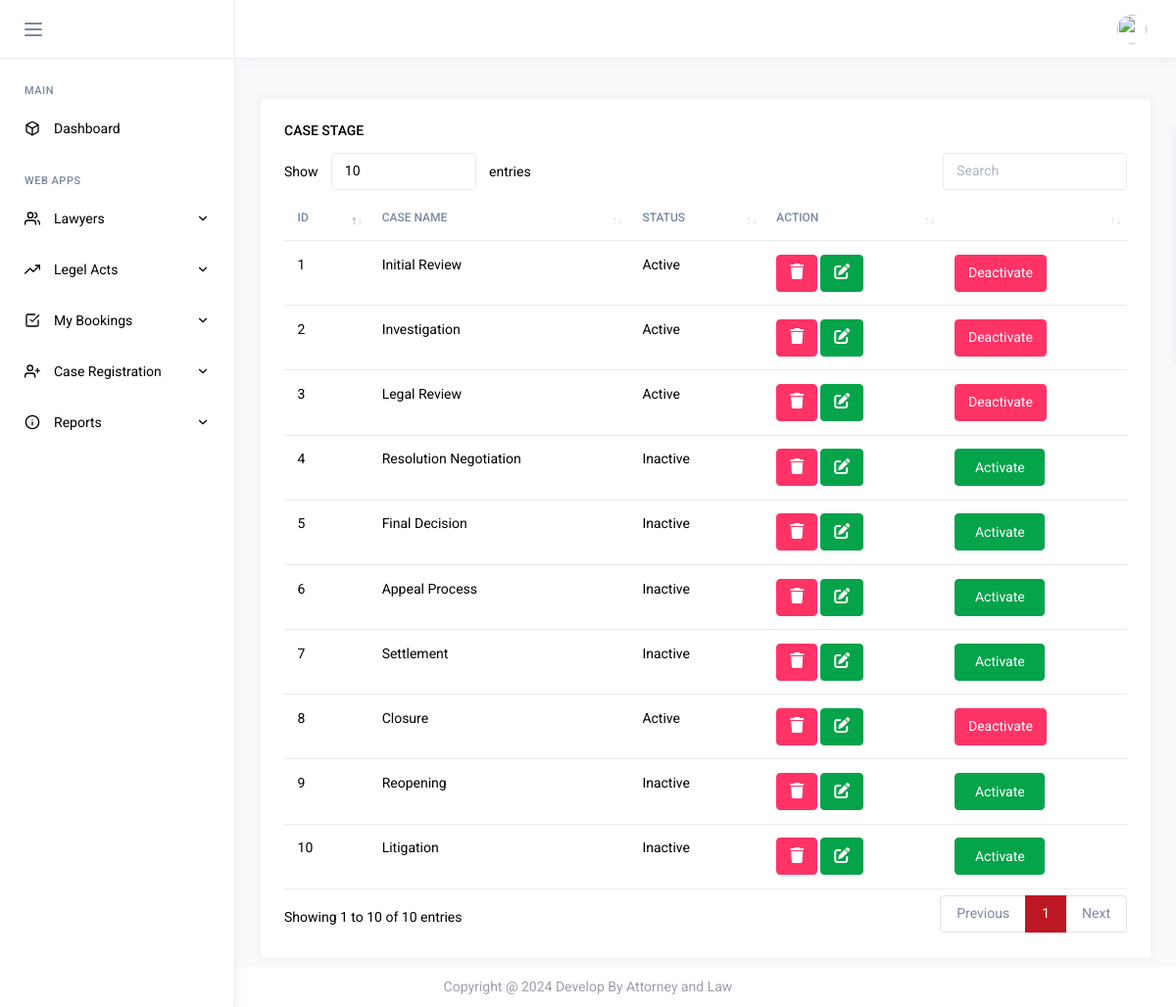
Page /lawyer-appointment-system/clients/control/viewcase_stage.php (signed in) on the committed database.
### tables this page shows
CREATE TABLE `case_stage` (
  `id` int(11) NOT NULL,
  `name` varchar(50) NOT NULL,
  `status` varchar(50) NOT NULL COMMENT '0-active,1-deactive'
);

### lawyer-appointment-system/clients/control/viewcase_stage.php (the view, shortened to what this page needs)
<?php
   include("../auth/header.php");
    ?>
<?php include("../auth/sidebar.php");?>
<link rel="stylesheet" href="popup_style.css">
<div class="page-content">
   <div class="row">
      <div class="col-md-12 grid-margin stretch-card">
         <div class="card">
            <div class="card-body">
               <h6 class="card-title">Case Stage</h6>
               <div class="table-responsive">
                  <table id="dataTableExample" class="table">
                     <thead>
                        <tr>
                           <th>Id</th>
                           <th>Case Name</th>
                           <th>Status</th>
                           <th>Action</th>
                            <th></th>
                        </tr>
                     </thead>
                     <tbody>
                        <?php
                           include 'connection1.php';
                           $sql = "select * from case_stage";
                           $result = $conn->query($sql);
                           if($result->num_rows > 0){
                            while($row = $result->fetch_array()){
                           ?>
                        <tr>
                           <td class="sorting_1"><?=$row['id'];?></td>
                           <td class="sorting_1"><?=$row['name'];?></td>
                           <td class="sorting_1"><?php  if($row['status']=="0")
                              echo "Active";
                               else
                              echo "Inactive";?></td>
                           <td><a class="btn btn-danger" href="viewcase_stage.php?id=<?=$row['id'];?>"><i class="fa fa-trash text-white" aria-hidden="true"></i></a>
                           	<a class="btn btn-success" href="edit_case.php?id=<?=$row['id'];?>"><i class="fa fa-edit" aria-hidden="true"></i></a>
                           </td>
                           <td> <?php if($row['status']=="0")
                              echo "<a href=deactivate_case.php?id=".$row['id']." class='btn btn-danger'>Deactivate</a>";
                              else
                                             echo "<a href=activate_case.php?id=".$row['id']." class='btn btn-success' >&nbsp; Activate&nbsp;&nbsp;</a>";
                              ?></td>
                        </tr>
                        <?php
                           }
                           }
                           else{
                           	echo"sql error".$sql."<br>".$conn->error;
                           }
                           ?>
                     </tbody>
                  </table>
               </div>
            </div>
         </div>
      </div>
   </div>
</div>
<?php
   include("../auth/footer.php");
         ?>

### rows in the picture
case_stage: id "1", name "Initial Review", status "Active"
case_stage: id "2", name "Investigation", status "Active"
case_stage: id "3", name "Legal Review", status "Active"
case_stage: id "4", name "Resolution Negotiation", status "Inactive"
case_stage: id "5", name "Final Decision", status "Inactive"
case_stage: id "6", name "Appeal Process", status "Inactive"
case_stage: id "7", name "Settlement", status "Inactive"
case_stage: id "8", name "Closure", status "Active"
case_stage: id "9", name "Reopening", status "Inactive"
case_stage: id "10", name "Litigation", status "Inactive"
